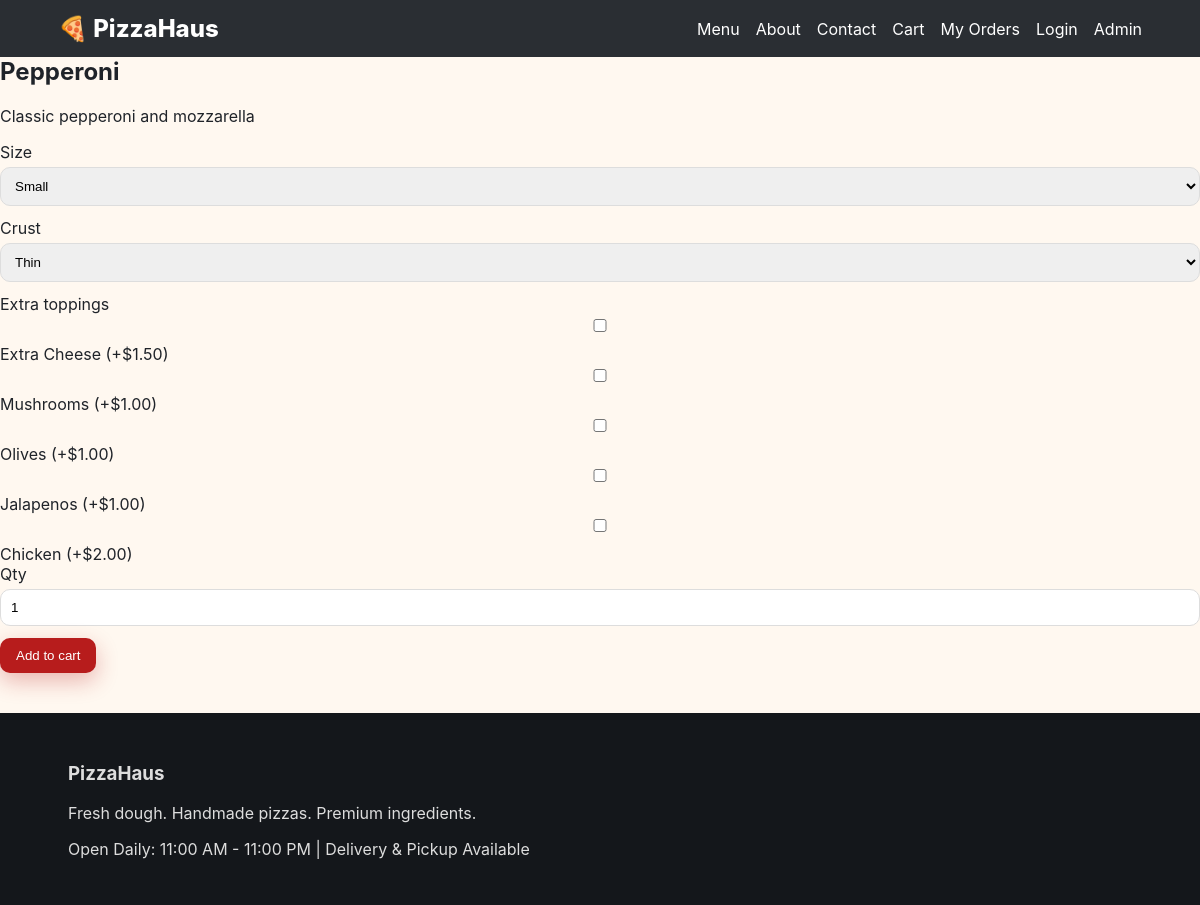
Screenshot of /pizza.php?slug=pepperoni with the database file from the repository.
### tables this page shows
CREATE TABLE products (
  id INT AUTO_INCREMENT PRIMARY KEY,
  category_id INT NOT NULL,
  name VARCHAR(150) NOT NULL,
  slug VARCHAR(150) NOT NULL UNIQUE,
  description TEXT,
  base_price DECIMAL(10,2) NOT NULL DEFAULT 0,
  image_url VARCHAR(255),
  is_active TINYINT(1) NOT NULL DEFAULT 1,
  created_at TIMESTAMP DEFAULT CURRENT_TIMESTAMP,
  FOREIGN KEY (category_id) REFERENCES categories(id)
);

CREATE TABLE toppings (
  id INT AUTO_INCREMENT PRIMARY KEY,
  name VARCHAR(120) NOT NULL,
  extra_price DECIMAL(10,2) NOT NULL DEFAULT 0,
  is_active TINYINT(1) DEFAULT 1,
  created_at TIMESTAMP DEFAULT CURRENT_TIMESTAMP
);

### config/config.php (called while the page is built, shortened)
<?php
function db(){
    static $pdo;
    if(!$pdo){
        $dsn = 'mysql:host='.DB_HOST.';dbname='.DB_NAME.';charset=utf8mb4';
        $pdo = new PDO($dsn, DB_USER, DB_PASS, [PDO::ATTR_ERRMODE => PDO::ERRMODE_EXCEPTION]);
    }
    return $pdo;
}
function e($s){ return htmlspecialchars((string)$s, ENT_QUOTES, 'UTF-8'); }
function money($n){ return '$'.number_format((float)$n,2); }
?>

### public/pizza.php (the view, shortened to what this page needs)
<?php include '../includes/header.php';
$slug=$_GET['slug']??'';
$stmt=db()->prepare('SELECT * FROM products WHERE slug=?');$stmt->execute([$slug]);$p=$stmt->fetch(PDO::FETCH_ASSOC);if(!$p){die('Not found');}
$sizes=db()->prepare('SELECT * FROM product_sizes WHERE product_id=?');$sizes->execute([$p['id']]);$sizes=$sizes->fetchAll(PDO::FETCH_ASSOC);
$tops=db()->query('SELECT * FROM toppings WHERE is_active=1')->fetchAll(PDO::FETCH_ASSOC);
?>
<h2><?=e($p['name'])?></h2><p><?=e($p['description'])?></p>
<form method="post"><label>Size</label><select name="size_name"><?php foreach($sizes as $s): ?><option><?=e($s['size_name'])?></option><?php endforeach; ?></select>
<label>Crust</label><select name="crust"><option>Thin</option><option>Classic</option><option>Cheese crust</option></select>
<label>Extra toppings</label><?php foreach($tops as $t): ?><div><input type="checkbox" name="toppings[]" value="<?=$t['id']?>"> <?=e($t['name'])?> (+<?=money($t['extra_price'])?>)</div><?php endforeach; ?>
<label>Qty</label><input name="qty" type="number" value="1" min="1"><button class="btn">Add to cart</button></form>
<?php include '../includes/footer.php'; ?>

### public/assets/css/style.css (style rules this page uses)
:root { --red:#b71c1c;--char:#1f2329;--cream:#fff8f0;--accent:#ffb300;--white:#fff;--muted:#6b7280 }
* { box-sizing:border-box }
body { margin:0;font-family:Inter,Arial,sans-serif;background:var(--cream);color:var(--char) }
.btn { display:inline-block;padding:10px 16px;border-radius:10px;border:0;background:var(--red);color:#fff;text-decoration:none;cursor:pointer;box-shadow:0 8px 22px rgba(183,28,28,.3) }
h2 { margin-top:0 }
input,select,textarea { width:100%;padding:10px;border-radius:10px;border:1px solid #ddd;margin:5px 0 12px }

### rows the page displays
products: name "Pepperoni", description "Classic pepperoni and mozzarella"
toppings: name "Extra Cheese", extra_price "$1.50"
toppings: name "Mushrooms", extra_price "$1.00"
toppings: name "Olives", extra_price "$1.00"
toppings: name "Jalapenos", extra_price "$1.00"
toppings: name "Chicken", extra_price "$2.00"

### other values shown
form field size_name "Small"
